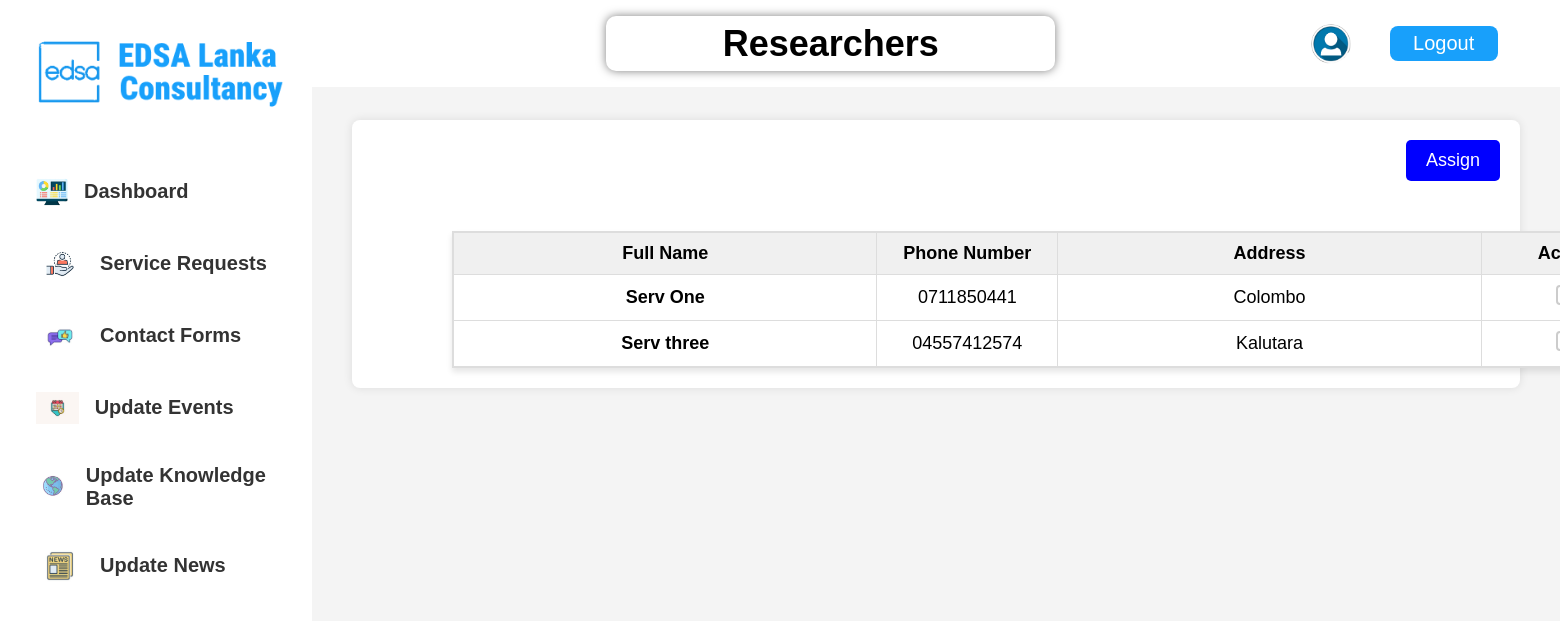
Page /companyworkers/servicerequest/reaserch.php on the committed database.
### tables this page shows
CREATE TABLE `serviceproviders` (
  `provider_id` int(11) NOT NULL,
  `username` varchar(255) NOT NULL,
  `password` varchar(255) NOT NULL,
  `email` varchar(255) NOT NULL,
  `full_name` varchar(255) DEFAULT NULL,
  `phone` varchar(20) DEFAULT NULL,
  `address` text DEFAULT NULL,
  `field` varchar(255) NOT NULL,
  `speciality` varchar(255) DEFAULT NULL,
  `created_at` timestamp NOT NULL DEFAULT current_timestamp()
);

### companyworkers/servicerequest/reaserch.php (the view, shortened to what this page needs)
<?php
include("../connect.php");
?>
<!DOCTYPE html>
<html lang="en">
<head>
  <link rel="stylesheet" href="servicerequest.css">
  <link rel="stylesheet" href="../sidebar.css">
</head>
<body>
  <div class="container">
    <div class="sidebar">
      <div class="logo">
        <img src="../images/logo.png" alt="EDSA Lanka Consultancy Logo">
      </div>
      <ul class="menu">
        <li>
        <a href="../dashboard/dashboard.php">
            <button>
              <img src="../images/dashboard.png" alt="Dashboard">
              Dashboard
            </button>
          </a>
        </li>
        <li>
          <a href="../servicerequest.php">
            <button>
              <img src="../images/service.jpg" alt="servicerequest">
              Service Requests
            </button>
          </a>
        </li>
        <li>
          <a href="../contactforums/contactforum.html">
            <button>
              <img src="../images/contact forms.jpg" alt="contactforms">
              Contact Forms
            </button>
          </a>
        </li>
        <li>
          <a href="../updateevents/updateevents.php">
            <button>
              <img src="../images/events.jpg" alt="events">
              Update Events
            </button>
          </a>
        </li>
        <li>
          <a href="../updateknowlgebase/initial.php">
          <button>
            <img src="../images/knowlegdebase.jpg" alt="knowldgedebase">
            Update Knowledge Base
          </button>
          </a>
        </li>
        <li>
          <a href="../updatenews/initial.php">
          <button>
            <img src="../images/news.jpg" alt="News">
            Update News
          </button>
          </a>
        </li>
      </ul>
    </div>
    <div class="main-wrapper">
      <div class="navbar">
      <div class="controls card1">
            <h1>Researchers</h1>
        </div>
        <div class="profile">
          <a href="../SP_Profile/Profile.html">
            <img src="../images/user.png" alt="Profile">
          </a>
        </div>
        <a href="../../Login/Logout.php" class="logout">Logout</a>
      </div>
      <div class="main-container">
      <div style="text-align: right;">
        <input type="submit" value="Assign" name="submit" class="submit-button">
      </div>
      <div class="table-container">
      <table class="table table-hover">
        <thead>
        <tr>
    <th scope="col" style="width: 25%;">Full Name</th>
    <th scope="col" style="width: 10%;">Phone Number</th>
    <th scope="col" style="width: 25%;">Address</th>
    <th scope="col" style="width: 10%;">Action</th>
</tr>
</thead>
<tbody>
    <?php
    $sql = "SELECT * FROM serviceproviders WHERE speciality = 'Research'";
    $result = mysqli_query($con, $sql);
    if ($result) {
        while ($row = mysqli_fetch_assoc($result)) {
            $full_name = $row['full_name'];
            $phone = $row['phone'];
            $address = $row['address'];
            $unique_id = uniqid();
            echo '<tr>
                <th scope="row">' . $full_name . '</th>
                <td>' . $phone . '</td>
                <td>' . $address . '</td>
                <td>
                    <label for="' . $unique_id . '" class="checkbox-label">
                        <input type="checkbox" id="' . $unique_id . '" name="action[]" value="' . $full_name . '" class="hidden-checkbox">
                        <span class="custom-checkbox"></span>
                    </label>
                </td>
            </tr>';
        }
    }
    ?>
</tbody>
      </div>
  </div>
  </div>
  </div>
</body>
</html>

### companyworkers/sidebar.css (style rules this page uses)
* { margin: 0; padding: 0; box-sizing: border-box; }
body { font-family: Arial, sans-serif; background-color: #f4f4f4; min-height: 100vh; }
.container { display: flex; width: 100%; }
.sidebar { background-color: white; width: 20vw; padding: 3vh; display: flex; flex-direction: column; align-items: center; position: fixed; height: 100vh; }
.sidebar .logo img { width: 100%; max-width: 20vw; margin-bottom: 5vh; }
.menu { list-style: none; width: 100%; }
.menu li { margin-bottom: 2vh; }
.menu a { text-decoration: none; }
.menu button { display: flex; align-items: center; font-size: 2.5vh; font-weight: bold; width: 100%; padding: 1.5vh; color: #333; background-color: #fff; border: none; cursor: pointer; text-align: left; border-radius: 1vh; gap: 1vh; text-decoration: none; }
.menu img { width: auto; height: 4vh; object-fit: contain; margin-right: 1vh; }
.navbar { width: 80vw; background-color: white; color: #18A0FB; margin-left: 0; padding: 2vh 4vw; position: fixed; z-index: 2; display: flex; justify-content: flex-end; align-items: center; }
.navbar a { color: #18A0FB; text-decoration: none; font-size: 2.5vh; padding: 0.8vh 1.5vw; margin-left: 1.5vw; border-radius: 1vh; display: flex; align-items: center; justify-content: center; }
.navbar a img { max-width: 100%; max-height: 100%; width: 5vh; height: 5vh; border-radius: 50%; }
.profile { display: flex; align-items: center; margin-right: 1vw; }
.profile a { padding: 0; background-color: #fff; border: none; cursor: pointer; border-radius: 50%; width: 5vh; height: 5vh; display: flex; justify-content: center; align-items: center; }
.logout { background-color: #18A0FB; color: white !important; }
.main-wrapper { width: 80vw; margin-left: 20vw; flex-direction: row; justify-content: center; }
.main-container { max-width: 100%; margin: 5vh; background: #fff; padding: 20px; border-radius: 8px; box-shadow: 0 0 10px rgba(0, 0, 0, 0.1); align-items: center; justify-content: center; margin-top: 15vh; }
.submit-button { font-size: 18px; color: white; background-color: blue; padding: 10px 20px; border: none; border-radius: 5px; cursor: pointer; transition: 0.3s ease; }
.table-container { max-height: 800px; overflow-y: auto; border: 1px solid #ddd; margin-top: 50px; box-shadow: 0px 4px 6px rgba(0, 0, 0, 0.1); width: 1200px; align-items: center; justify-content: center; justify-items: center; margin-left: 80px; }
.table { width: 100%; border-collapse: collapse; border-spacing: 0; font-size: 18px; text-align: left; }
.table thead th { background-color: #f0f0f0; color: rgb(0, 0, 0); padding: 10px; border: 1px solid #ddd; text-align: center; }
.table tbody tr:nth-child(odd) { background-color: #ffffff; }
.table tbody tr:nth-child(even) { background-color: #ffffff; }
.table td, .table th { padding: 10px; border: 1px solid #ddd; text-align: center; vertical-align: middle; }
.checkbox-label { display: block; cursor: pointer; position: relative; width: 100%; height: 100%; text-align: center; }
.custom-checkbox { display: inline-block; width: 20px; height: 20px; border: 2px solid #ccc; border-radius: 4px; background-color: white; margin: 0 auto; transition: all 0.3s ease-in-out; }
.controls { width: 40%; height: 55px; padding: 20px; display: flex; flex-direction: column; justify-content: space-between; align-items: center; justify-content: center; background-color: #fff; margin: auto; border-radius: 8px; }
.card1 { box-shadow: 0 0 10px rgba(0, 0, 0, 0.5); color: #000000; background-repeat: no-repeat; background-size: cover; font-size: 18px; border-radius: 10px; }

### rows in the picture
serviceproviders: full_name "Serv One", phone "0711850441", address "Colombo"
serviceproviders: full_name "Serv three", phone "04557412574", address "Kalutara"
